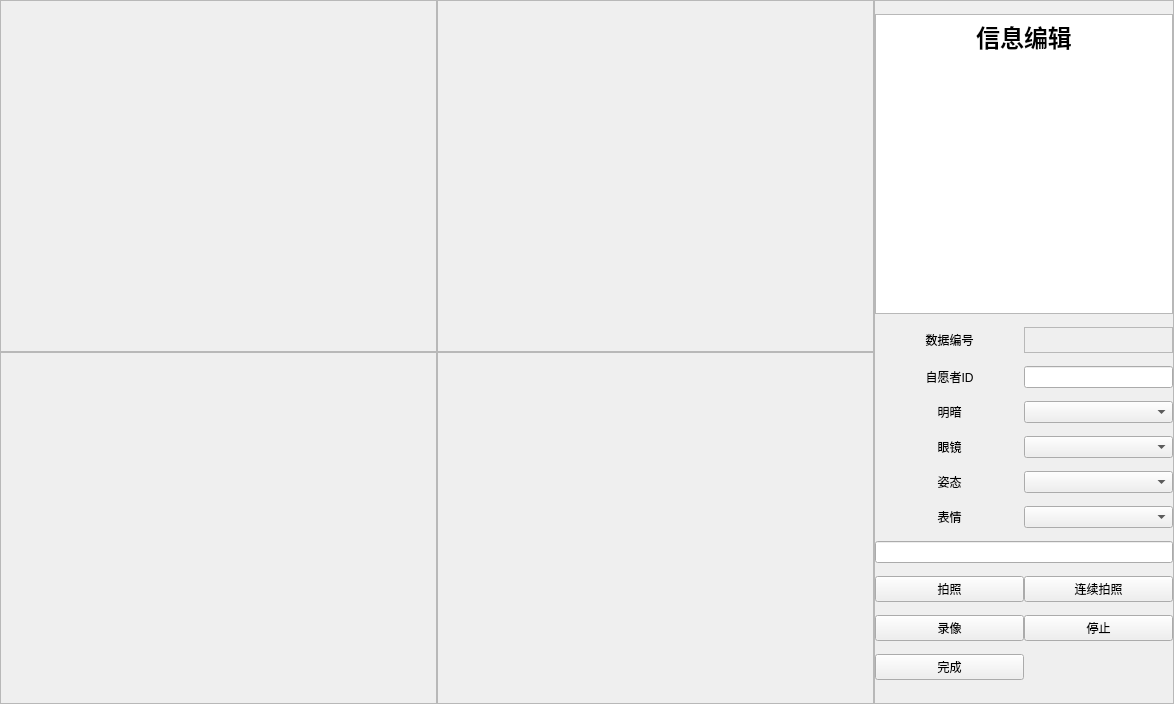
<?xml version="1.0" encoding="UTF-8"?>
<ui version="4.0">
 <class>MainWindow</class>
 <widget class="QMainWindow" name="MainWindow">
  <property name="geometry">
   <rect>
    <x>0</x>
    <y>0</y>
    <width>1174</width>
    <height>704</height>
   </rect>
  </property>
  <property name="windowTitle">
   <string>CortexBot数据收集工具</string>
  </property>
  <widget class="QWidget" name="centralwidget">
   <layout class="QGridLayout" name="gridLayout">
    <property name="leftMargin">
     <number>0</number>
    </property>
    <property name="topMargin">
     <number>0</number>
    </property>
    <property name="rightMargin">
     <number>0</number>
    </property>
    <property name="bottomMargin">
     <number>0</number>
    </property>
    <item row="0" column="0">
     <layout class="QGridLayout" name="gridLayout_2">
      <property name="sizeConstraint">
       <enum>QLayout::SetDefaultConstraint</enum>
      </property>
      <property name="spacing">
       <number>0</number>
      </property>
      <item row="1" column="1">
       <widget class="QFrame" name="frameDepthEclipse">
        <property name="frameShape">
         <enum>QFrame::StyledPanel</enum>
        </property>
        <property name="frameShadow">
         <enum>QFrame::Raised</enum>
        </property>
        <layout class="QGridLayout" name="gridLayout_6">
         <property name="leftMargin">
          <number>0</number>
         </property>
         <property name="topMargin">
          <number>0</number>
         </property>
         <property name="rightMargin">
          <number>0</number>
         </property>
         <property name="bottomMargin">
          <number>0</number>
         </property>
         <item row="0" column="0">
          <widget class="QLabel" name="lbDepthEclipse">
           <property name="text">
            <string/>
           </property>
          </widget>
         </item>
        </layout>
       </widget>
      </item>
      <item row="1" column="0">
       <widget class="QFrame" name="frameAlignDepthColor">
        <property name="frameShape">
         <enum>QFrame::StyledPanel</enum>
        </property>
        <property name="frameShadow">
         <enum>QFrame::Raised</enum>
        </property>
        <layout class="QGridLayout" name="gridLayout_5">
         <property name="leftMargin">
          <number>0</number>
         </property>
         <property name="topMargin">
          <number>0</number>
         </property>
         <property name="rightMargin">
          <number>0</number>
         </property>
         <property name="bottomMargin">
          <number>0</number>
         </property>
         <item row="0" column="0">
          <widget class="QLabel" name="lbDepthColor">
           <property name="text">
            <string/>
           </property>
          </widget>
         </item>
        </layout>
       </widget>
      </item>
      <item row="0" column="1">
       <widget class="QFrame" name="frameDepthColor">
        <property name="frameShape">
         <enum>QFrame::StyledPanel</enum>
        </property>
        <property name="frameShadow">
         <enum>QFrame::Raised</enum>
        </property>
        <layout class="QGridLayout" name="gridLayout_4">
         <property name="leftMargin">
          <number>0</number>
         </property>
         <property name="topMargin">
          <number>0</number>
         </property>
         <property name="rightMargin">
          <number>0</number>
         </property>
         <property name="bottomMargin">
          <number>0</number>
         </property>
         <item row="0" column="0">
          <widget class="QLabel" name="lbDepth">
           <property name="text">
            <string/>
           </property>
          </widget>
         </item>
        </layout>
       </widget>
      </item>
      <item row="0" column="0">
       <widget class="QFrame" name="frameRgb">
        <property name="autoFillBackground">
         <bool>false</bool>
        </property>
        <property name="frameShape">
         <enum>QFrame::StyledPanel</enum>
        </property>
        <property name="frameShadow">
         <enum>QFrame::Raised</enum>
        </property>
        <property name="lineWidth">
         <number>1</number>
        </property>
        <property name="midLineWidth">
         <number>1</number>
        </property>
        <layout class="QGridLayout" name="gridLayout_3">
         <property name="leftMargin">
          <number>0</number>
         </property>
         <property name="topMargin">
          <number>0</number>
         </property>
         <property name="rightMargin">
          <number>0</number>
         </property>
         <property name="bottomMargin">
          <number>0</number>
         </property>
         <item row="0" column="0">
          <widget class="QLabel" name="lbRgb">
           <property name="text">
            <string/>
           </property>
          </widget>
         </item>
        </layout>
       </widget>
      </item>
      <item row="0" column="2" rowspan="2">
       <widget class="QFrame" name="frame_5">
        <property name="maximumSize">
         <size>
          <width>300</width>
          <height>16777215</height>
         </size>
        </property>
        <property name="frameShape">
         <enum>QFrame::StyledPanel</enum>
        </property>
        <property name="frameShadow">
         <enum>QFrame::Raised</enum>
        </property>
        <layout class="QGridLayout" name="gridLayout_7">
         <property name="leftMargin">
          <number>0</number>
         </property>
         <property name="topMargin">
          <number>0</number>
         </property>
         <property name="rightMargin">
          <number>0</number>
         </property>
         <property name="bottomMargin">
          <number>0</number>
         </property>
         <property name="spacing">
          <number>0</number>
         </property>
         <item row="1" column="1">
          <widget class="QFrame" name="frame">
           <property name="sizePolicy">
            <sizepolicy hsizetype="Preferred" vsizetype="Fixed">
             <horstretch>0</horstretch>
             <verstretch>0</verstretch>
            </sizepolicy>
           </property>
           <property name="minimumSize">
            <size>
             <width>0</width>
             <height>26</height>
            </size>
           </property>
           <property name="frameShape">
            <enum>QFrame::StyledPanel</enum>
           </property>
           <property name="frameShadow">
            <enum>QFrame::Raised</enum>
           </property>
           <layout class="QGridLayout" name="gridLayout_8">
            <property name="leftMargin">
             <number>0</number>
            </property>
            <property name="topMargin">
             <number>0</number>
            </property>
            <property name="rightMargin">
             <number>0</number>
            </property>
            <property name="bottomMargin">
             <number>0</number>
            </property>
            <item row="0" column="0">
             <widget class="QLabel" name="lbCurrentId">
              <property name="text">
               <string/>
              </property>
             </widget>
            </item>
           </layout>
          </widget>
         </item>
         <item row="5" column="0">
          <widget class="QLabel" name="label_4">
           <property name="text">
            <string>姿态</string>
           </property>
           <property name="alignment">
            <set>Qt::AlignCenter</set>
           </property>
          </widget>
         </item>
         <item row="2" column="0">
          <widget class="QLabel" name="label_6">
           <property name="text">
            <string>自愿者ID</string>
           </property>
           <property name="alignment">
            <set>Qt::AlignCenter</set>
           </property>
          </widget>
         </item>
         <item row="3" column="0">
          <widget class="QLabel" name="label_2">
           <property name="text">
            <string>明暗</string>
           </property>
           <property name="alignment">
            <set>Qt::AlignCenter</set>
           </property>
          </widget>
         </item>
         <item row="0" column="0" colspan="2">
          <widget class="QTextBrowser" name="textBrowser">
           <property name="maximumSize">
            <size>
             <width>16777215</width>
             <height>300</height>
            </size>
           </property>
           <property name="html">
            <string>&lt;!DOCTYPE HTML PUBLIC &quot;-//W3C//DTD HTML 4.0//EN&quot; &quot;http://www.w3.org/TR/REC-html40/strict.dtd&quot;&gt;
&lt;html&gt;&lt;head&gt;&lt;meta name=&quot;qrichtext&quot; content=&quot;1&quot; /&gt;&lt;style type=&quot;text/css&quot;&gt;
p, li { white-space: pre-wrap; }
&lt;/style&gt;&lt;/head&gt;&lt;body style=&quot; font-family:'.SF NS Text'; font-size:13pt; font-weight:400; font-style:normal;&quot;&gt;
&lt;p align=&quot;center&quot; style=&quot; margin-top:18px; margin-bottom:12px; margin-left:0px; margin-right:0px; -qt-block-indent:0; text-indent:0px;&quot;&gt;&lt;span style=&quot; font-size:xx-large; font-weight:600;&quot;&gt;信息编辑&lt;/span&gt;&lt;/p&gt;
&lt;p align=&quot;center&quot; style=&quot;-qt-paragraph-type:empty; margin-top:18px; margin-bottom:12px; margin-left:0px; margin-right:0px; -qt-block-indent:0; text-indent:0px;&quot;&gt;&lt;br /&gt;&lt;/p&gt;&lt;/body&gt;&lt;/html&gt;</string>
           </property>
          </widget>
         </item>
         <item row="8" column="0">
          <widget class="QPushButton" name="btnTakePhoto">
           <property name="text">
            <string>拍照</string>
           </property>
          </widget>
         </item>
         <item row="6" column="0">
          <widget class="QLabel" name="label_5">
           <property name="text">
            <string>表情</string>
           </property>
           <property name="alignment">
            <set>Qt::AlignCenter</set>
           </property>
          </widget>
         </item>
         <item row="4" column="0">
          <widget class="QLabel" name="label_3">
           <property name="text">
            <string>眼镜</string>
           </property>
           <property name="alignment">
            <set>Qt::AlignCenter</set>
           </property>
          </widget>
         </item>
         <item row="4" column="1">
          <widget class="QComboBox" name="comboBoxGlasses"/>
         </item>
         <item row="5" column="1">
          <widget class="QComboBox" name="comboBoxPosture"/>
         </item>
         <item row="8" column="1">
          <widget class="QPushButton" name="btnAutoTakePhoto">
           <property name="text">
            <string>连续拍照</string>
           </property>
          </widget>
         </item>
         <item row="9" column="1">
          <widget class="QPushButton" name="btnStop">
           <property name="text">
            <string>停止</string>
           </property>
          </widget>
         </item>
         <item row="2" column="1">
          <widget class="QLineEdit" name="lineEditSubjectID">
           <property name="sizePolicy">
            <sizepolicy hsizetype="Preferred" vsizetype="Fixed">
             <horstretch>0</horstretch>
             <verstretch>0</verstretch>
            </sizepolicy>
           </property>
          </widget>
         </item>
         <item row="10" column="0">
          <widget class="QPushButton" name="btnFinish">
           <property name="text">
            <string>完成</string>
           </property>
          </widget>
         </item>
         <item row="3" column="1">
          <widget class="QComboBox" name="comboBoxLight">
           <property name="editable">
            <bool>false</bool>
           </property>
           <property name="currentIndex">
            <number>-1</number>
           </property>
          </widget>
         </item>
         <item row="1" column="0">
          <widget class="QLabel" name="label">
           <property name="text">
            <string>数据编号</string>
           </property>
           <property name="alignment">
            <set>Qt::AlignCenter</set>
           </property>
          </widget>
         </item>
         <item row="9" column="0">
          <widget class="QPushButton" name="btnTakeVideo">
           <property name="text">
            <string>录像</string>
           </property>
          </widget>
         </item>
         <item row="6" column="1">
          <widget class="QComboBox" name="comboBoxExpression"/>
         </item>
         <item row="7" column="0" colspan="2">
          <widget class="QLineEdit" name="lineEditSaveDir">
           <property name="readOnly">
            <bool>true</bool>
           </property>
          </widget>
         </item>
        </layout>
       </widget>
      </item>
     </layout>
    </item>
   </layout>
  </widget>
  <widget class="QMenuBar" name="menubar">
   <property name="geometry">
    <rect>
     <x>0</x>
     <y>0</y>
     <width>1174</width>
     <height>22</height>
    </rect>
   </property>
  </widget>
 </widget>
 <resources/>
 <connections/>
</ui>
